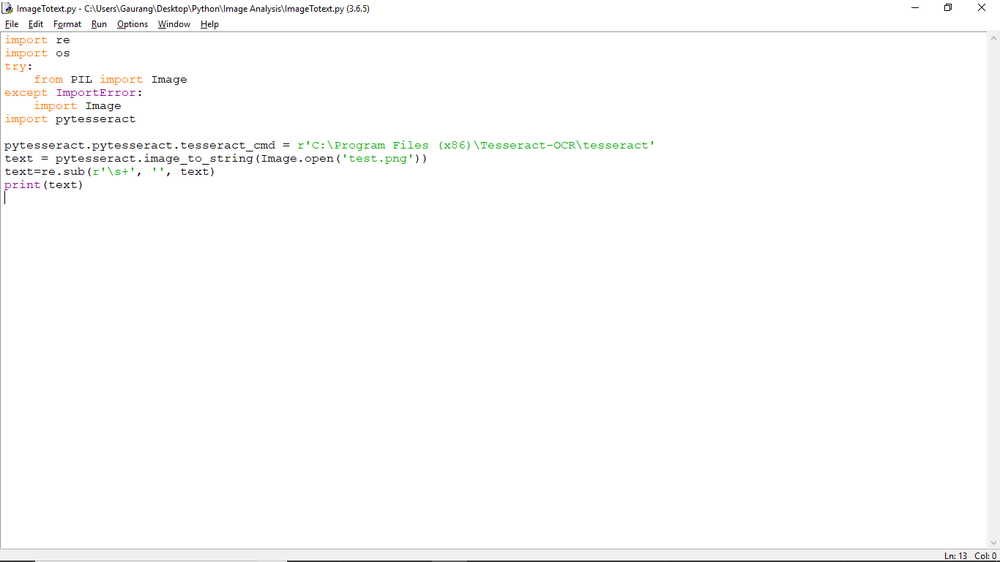
#> input picture test.png, 1000 x 562 px, shrunk from 1366 x 768 before the run
$ python BoundingBox.py   (older library calls are emulated)
#> lines starting #> are read from the running program, lines starting #| are printed output that depends on the picture; after the words box and inside, x2 and y2 are one past the last pixel; in counts of white or black regions, pixels touching at a corner belong together
import cv2
import numpy as np
#import image
image = cv2.imread('test.png')
#> image is the input picture: shape (562, 1000, 3); mean B, G, R 251.8, 252.1, 252.1
#cv2.imshow('orig',image)
#cv2.waitKey(0)

#grayscale
gray = cv2.cvtColor(image,cv2.COLOR_BGR2GRAY)
cv2.imshow('gray',gray)
cv2.waitKey(0)

#binary
ret,thresh = cv2.threshold(gray,127,255,cv2.THRESH_BINARY_INV)
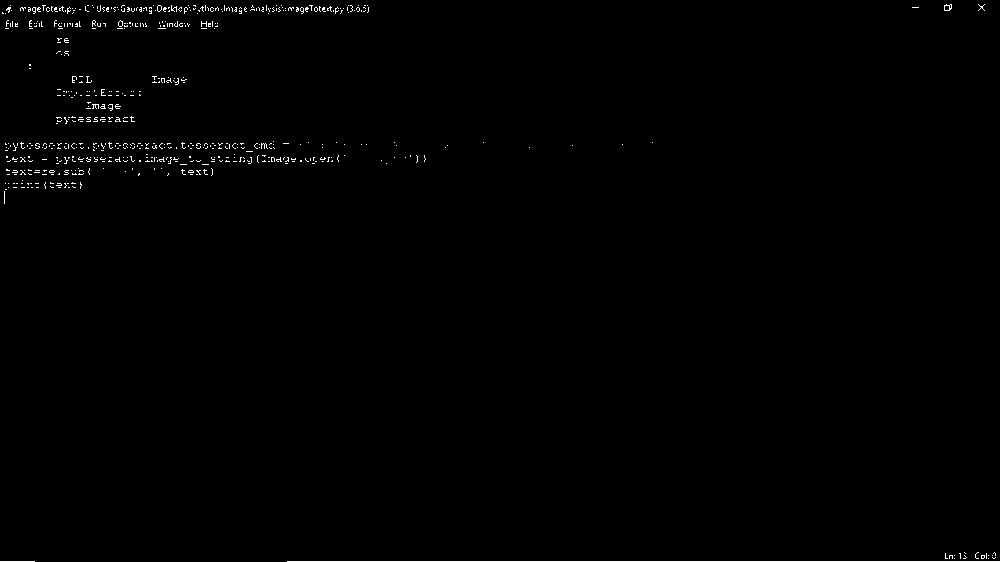
#> thresh: shape (562, 1000); 0.62% white in thin lines or dots
cv2.imshow('second',thresh)
cv2.waitKey(0)

#dilation
kernel = np.ones((5,100), np.uint8)
img_dilation = cv2.dilate(thresh, kernel, iterations=1)
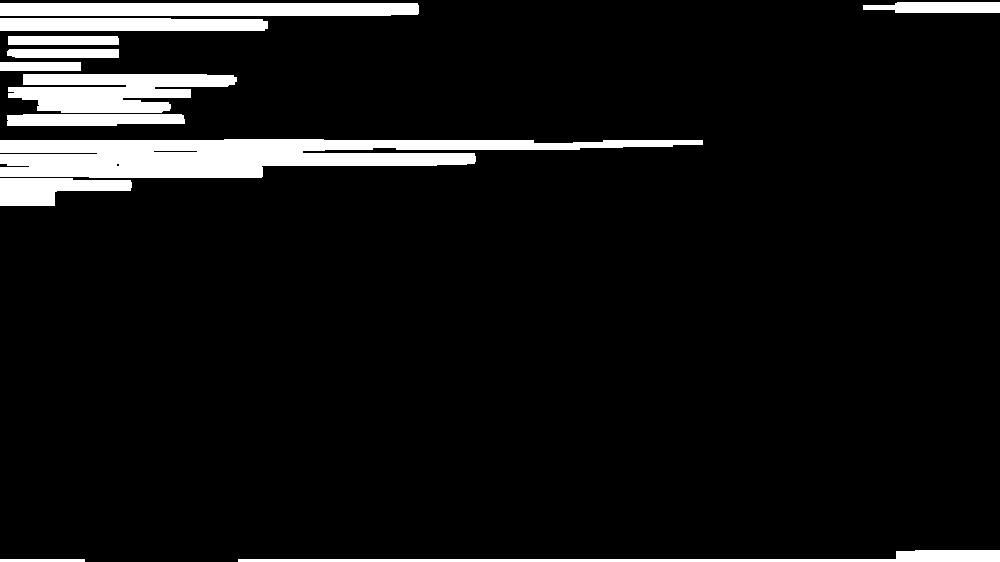
#> img_dilation: shape (562, 1000); 7.7% white; 12 white regions
cv2.imshow('dilated',img_dilation)
cv2.waitKey(0)

#find contours
im2,ctrs, hier = cv2.findContours(img_dilation.copy(), cv2.RETR_EXTERNAL, cv2.CHAIN_APPROX_SIMPLE)
#> ctrs = 12 contours; largest, box (x1, y1, x2, y2) and area: (0, 139, 703, 178) 15479, (8, 74, 237, 113) 5808, (0, 3, 419, 16) 4986, (0, 18, 268, 31) 3092, (238, 550, 1000, 562) 2431

#sort contours
sorted_ctrs = sorted(ctrs, key=lambda ctr: cv2.boundingRect(ctr)[0])
#> sorted_ctrs has the same summary as ctrs

for i, ctr in enumerate(sorted_ctrs):
    # Get bounding box
    x, y, w, h = cv2.boundingRect(ctr)

    # Getting ROI
    roi = image[y:y+h, x:x+w]

    # show ROI
    cv2.imshow('segment no:'+str(i),roi)
    cv2.rectangle(image,(x,y),( x + w, y + h ),(90,0,255),2)
    cv2.waitKey(0)
#> this loop made 12 passes
#> (x, y, w, h) on passes 2, 3, 5, 6, 7, 8, 9, 10, 11, 12: (0, 178, 132, 28), (0, 139, 703, 39), (0, 18, 268, 13), (0, 3, 419, 13), (7, 114, 178, 12), (7, 49, 112, 9), (8, 74, 229, 39), (8, 36, 111, 9), (238, 550, 762, 12), (863, 2, 137, 11)
#> (ctr, x, y, w, h) on passes 1, 4: ([[0, 559], [0, 561], [84, 561], [84, 559]], 0, 559, 85, 3), ([[0, 62], [0, 70], [80, 70], [80, 62]], 0, 62, 81, 9)
#> pass 2, `roi = image[y:y+h, x:x+w]`:
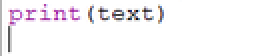
#> roi: shape (28, 132, 3) (shown 2 times larger); mean B, G, R 247.2, 244.7, 247.2
#> pass 3, `roi = image[y:y+h, x:x+w]`:
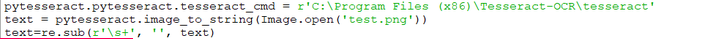
#> roi: shape (39, 703, 3); mean B, G, R 236.2, 239.8, 237.1
#> after the loop:
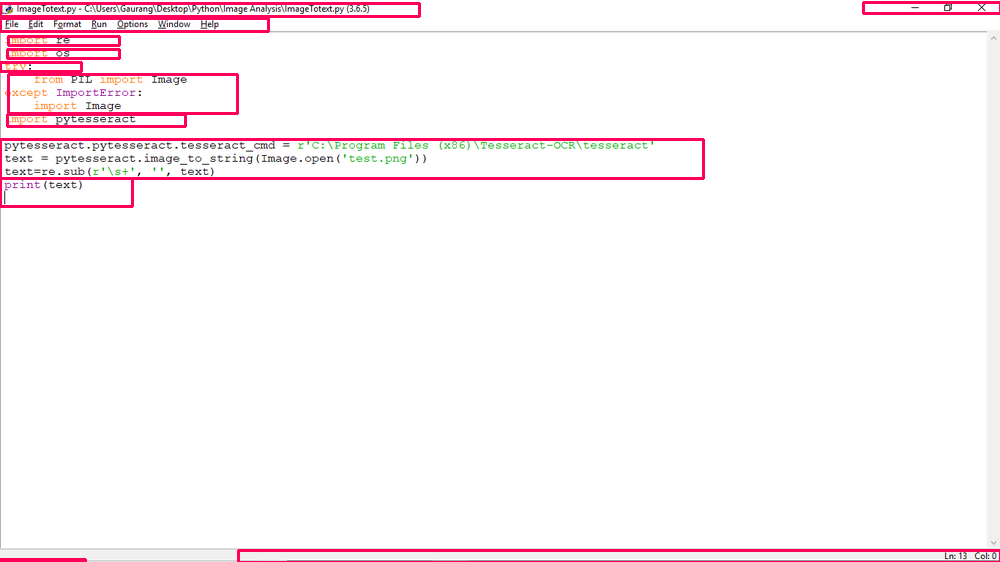
#> image: shape (562, 1000, 3); 3.12% of pixels changed, all inside (x1, y1, x2, y2) = (0, 1, 1000, 562)

cv2.imshow('marked areas',image)
cv2.waitKey(0)

$ run again, with 3.png copied over test.png
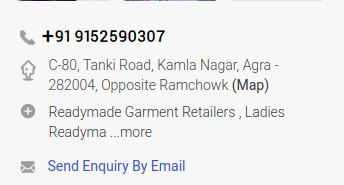
#> input picture 3.png, 344 x 185 px
#> image is the input picture: shape (185, 344, 3); mean B, G, R 238.4, 237.6, 237.4
#> `ret,thresh = cv2.threshold(gray,127,255,cv2.THRESH_BINARY_INV)`:
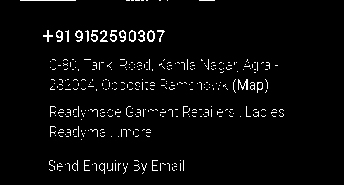
#> thresh: shape (185, 344); 3.4% white in thin lines or dots, all inside (x1, y1, x2, y2) = (20, 0, 284, 174)
#> img_dilation: shape (185, 344); 42.3% white; 7 white regions
#> ctrs = 7 contours; box (x1, y1, x2, y2) and area: (1, 57, 328, 75) 4944, (1, 77, 318, 95) 4896, (1, 104, 334, 122) 4834, (0, 158, 234, 176) 3676, (0, 28, 215, 44) 3180, (1, 124, 201, 142) 2864, (0, 0, 265, 3) 528
#> sorted_ctrs has the same summary as ctrs
#> the loop `for i, ctr in enumerate(sorted_ctrs):` made 7 passes
#> (x, y, w, h) on passes 1, 2, 4, 5, 6, 7: (0, 158, 234, 18), (0, 28, 215, 16), (1, 124, 200, 18), (1, 104, 333, 18), (1, 77, 317, 18), (1, 57, 327, 18)
#> after the loop `for i, ctr in enumerate(sorted_ctrs):`:
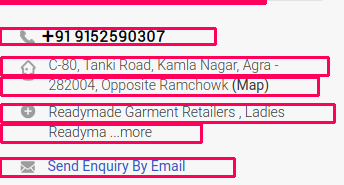
#> image: shape (185, 344, 3); 17.52% of pixels changed, all inside (x1, y1, x2, y2) = (0, 0, 336, 178)

$ run again, with flip.png copied over test.png
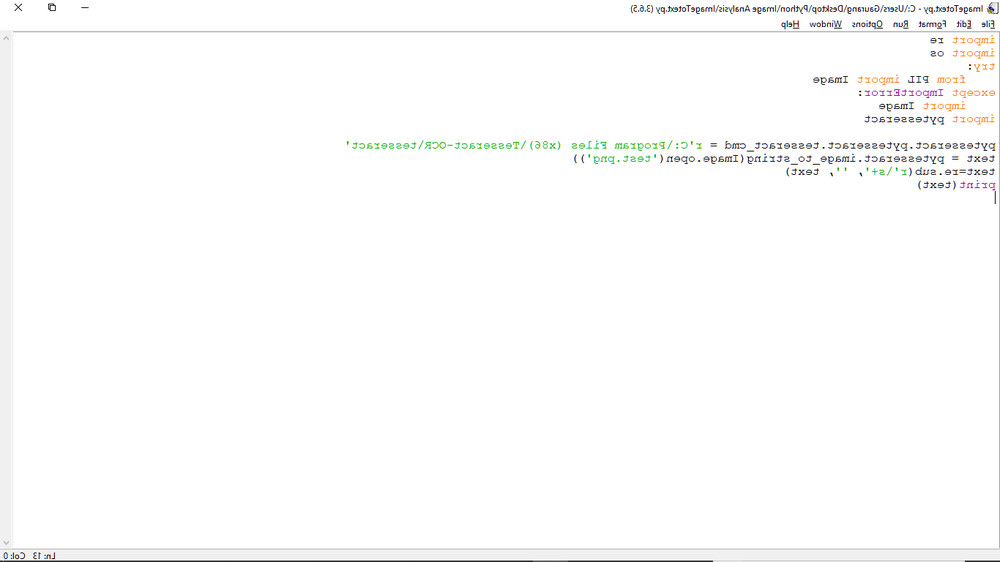
#> input picture flip.png, 1000 x 562 px, shrunk from 1366 x 768 before the run
#> image is the input picture: shape (562, 1000, 3); mean B, G, R 251.8, 252.1, 252.1
#> `ret,thresh = cv2.threshold(gray,127,255,cv2.THRESH_BINARY_INV)`:
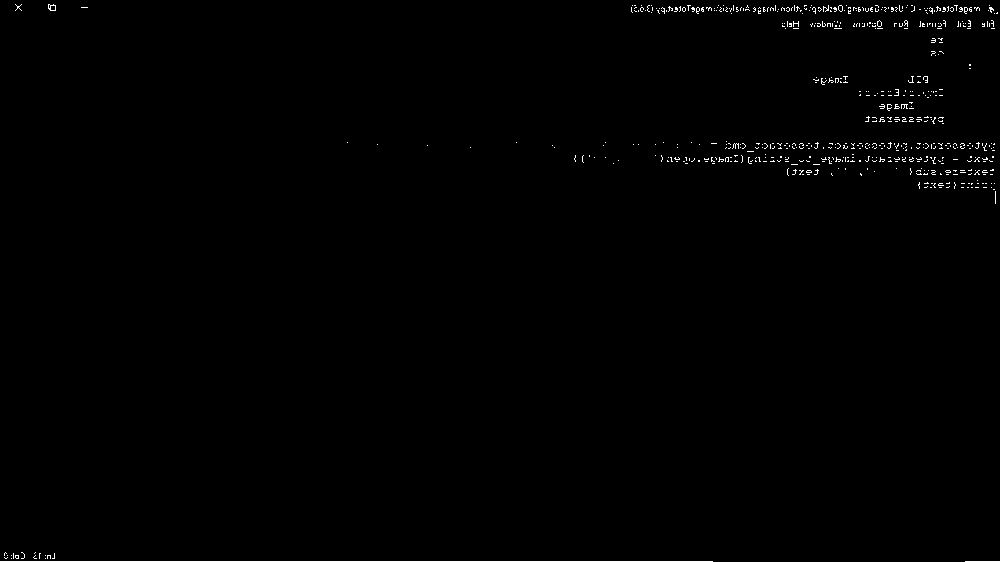
#> thresh: shape (562, 1000); 0.62% white in thin lines or dots
#> img_dilation: shape (562, 1000); 7.7% white; 12 white regions
#> ctrs = 12 contours; largest, box (x1, y1, x2, y2) and area: (298, 139, 1000, 178) 15449, (764, 74, 993, 113) 5808, (582, 3, 1000, 16) 4974, (733, 18, 1000, 31) 3080, (0, 550, 763, 562) 2442
#> sorted_ctrs has the same summary as ctrs
#> the loop `for i, ctr in enumerate(sorted_ctrs):` made 12 passes
#> (x, y, w, h) on passes 1 to 8: (0, 550, 763, 12), (0, 2, 138, 11), (298, 139, 702, 39), (582, 3, 418, 13), (733, 18, 267, 13), (764, 74, 229, 39), (816, 114, 178, 12), (869, 178, 131, 28)
#> after the loop `for i, ctr in enumerate(sorted_ctrs):`:
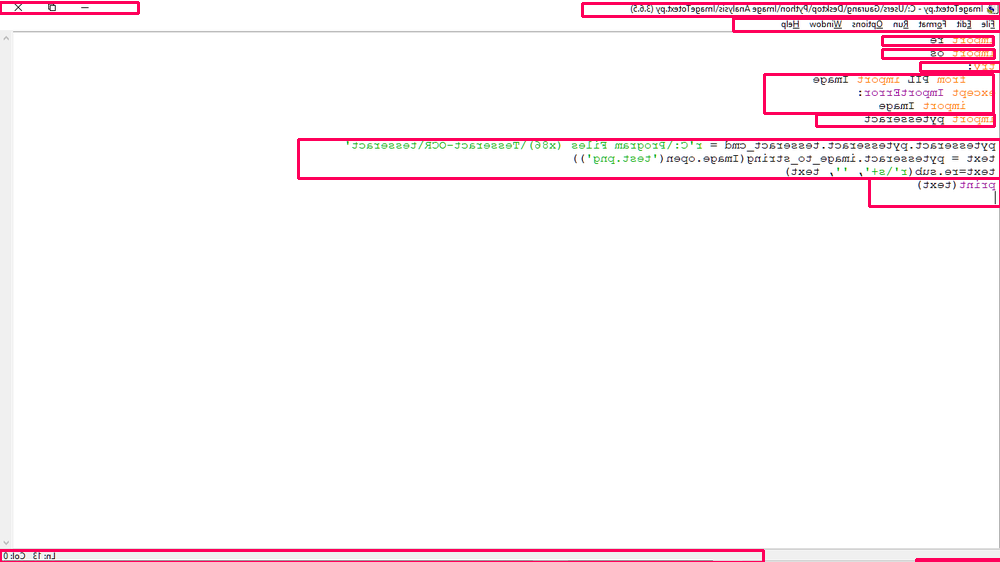
#> image: shape (562, 1000, 3); 3.1% of pixels changed, all inside (x1, y1, x2, y2) = (0, 1, 1000, 562)
